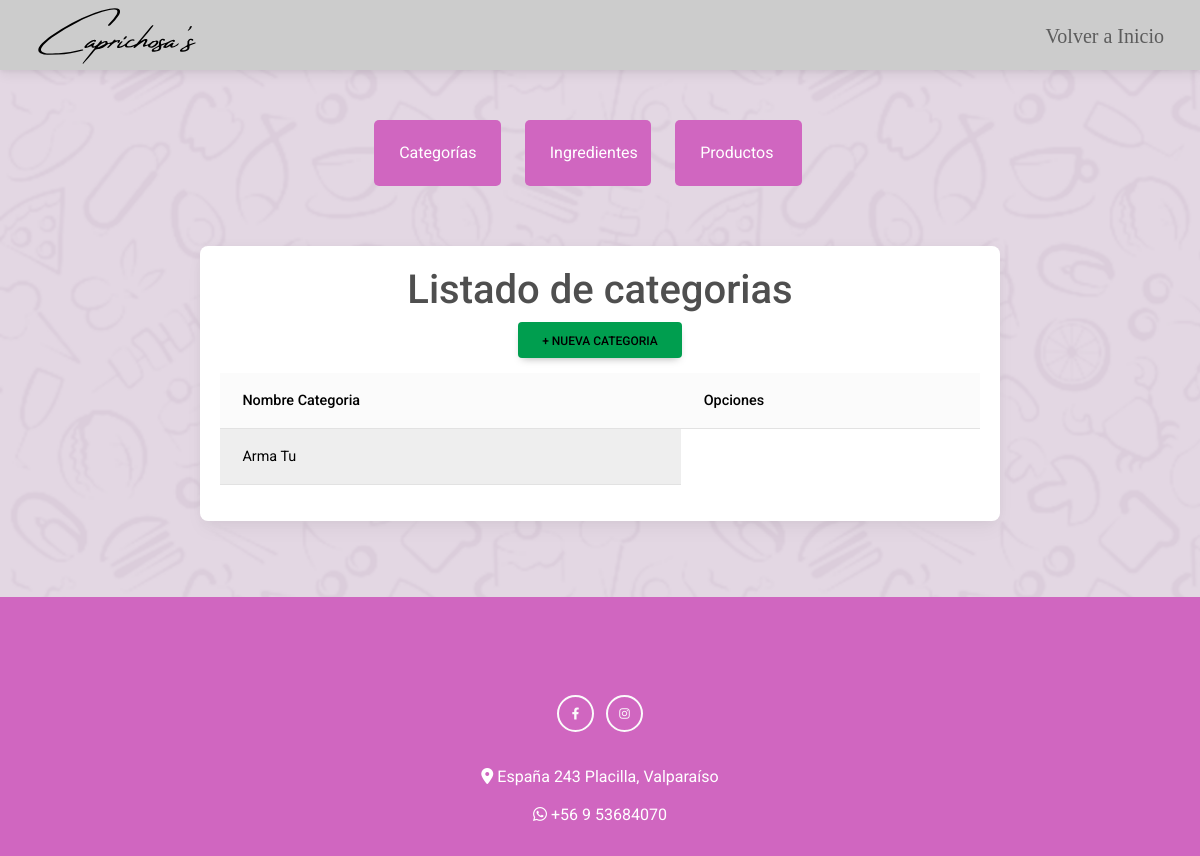
The app's page /crud/Listado-categorias, older data.
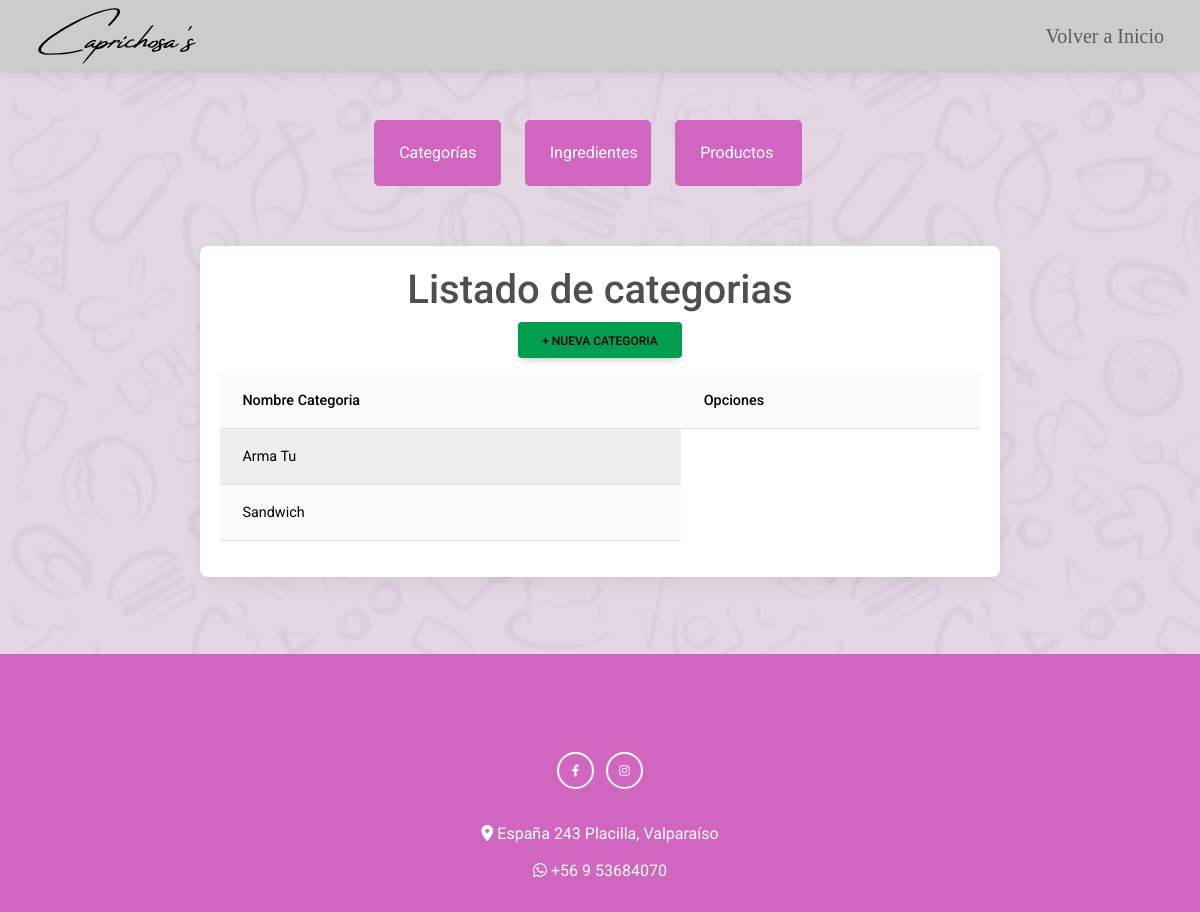
The same page, newer data.
### core/models.py (models this page shows, shortened)
class CATEGORIA(models.Model):
    nombre = models.CharField(max_length=50,primary_key=True, verbose_name='nombre de la categoria')
    slug = AutoSlugField(populate_from='nombre')
    is_activo = models.BooleanField(default=True)

### core/views.py (the view)
# urls.py: path("crud/Listado-categorias",Lcategorias,name="Lcategorias"),
def Lcategorias(request):
    categoria  = CATEGORIA.objects.all()
    context = { 'categorias' : categoria}
    return render(request,'core/Crud/Listas/Lcategorias.html',context)

### core/context_processor.py (called while the page is built)
def importe_total_carro(request):
    total=0
    if 'carro' in request.session:
        for key, value in request.session["carro"].items():
            total += int(value["acumulado"])
    return {'importe_total_carro':total}

### core/templates/core/Crud/Listas/Lcategorias.html
{% extends 'core/Crud/crud.html' %}
{% load static %}
{% block content %}
  <div class="container">
    <div class="card">
      <h1>Listado de categorias</h1>
      <li style="list-style: none;">
        <a class="btn new" href="{%  url 'agreCategoria' %}">+ Nueva Categoria</a>
      </li>
      <div class="row">
          <table class="table table-light table-striped">
            <thead>
              <tr>
                <th scope="col">Nombre Categoria</th>
                <th scope="col">Opciones</th>
              </tr>
            </thead>
              <tbody>
                {% for ve in categorias %}
                <tr>
                  <td>{{ve.nombre}}</td>
                </tr>
                {% endfor %}
              </tbody>
          </table>
      </div>
    </div>
  </div>
{% endblock %}

Row changes from the older to the newer data that the page shows:
added CATEGORIA: nombre "Sandwich"
